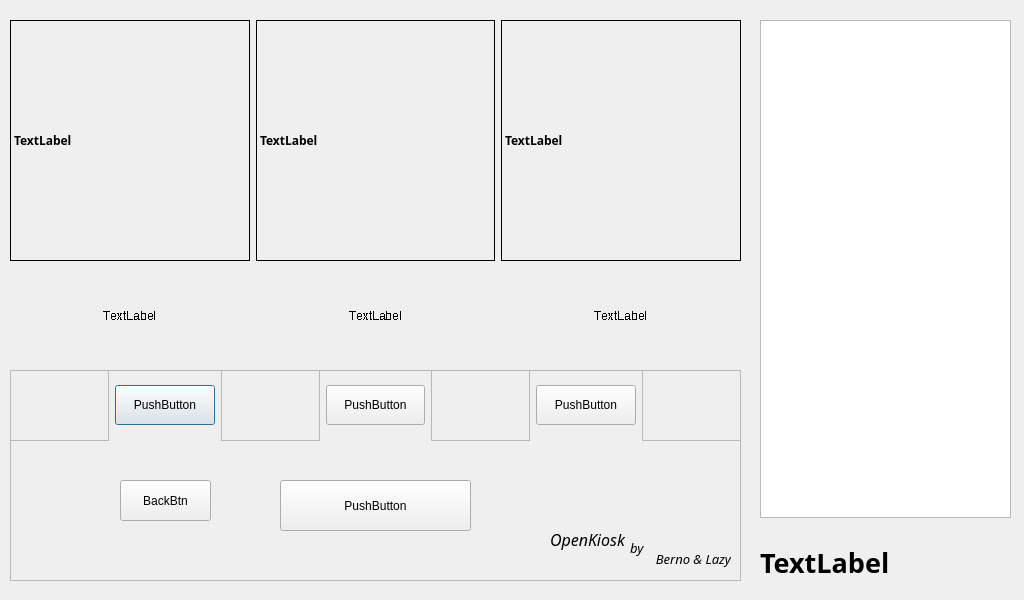
<?xml version="1.0" encoding="UTF-8"?>
<ui version="4.0">
 <class>Dialog</class>
 <widget class="QDialog" name="Dialog">
  <property name="enabled">
   <bool>true</bool>
  </property>
  <property name="geometry">
   <rect>
    <x>0</x>
    <y>0</y>
    <width>1024</width>
    <height>600</height>
   </rect>
  </property>
  <property name="windowTitle">
   <string>Dialog</string>
  </property>
  <property name="statusTip">
   <string/>
  </property>
  <widget class="QWidget" name="horizontalLayoutWidget">
   <property name="geometry">
    <rect>
     <x>10</x>
     <y>20</y>
     <width>731</width>
     <height>241</height>
    </rect>
   </property>
   <layout class="QHBoxLayout" name="horizontalLayout">
    <item>
     <widget class="QLabel" name="LeftLabel">
      <property name="font">
       <font>
        <family>나눔바른고딕</family>
        <weight>75</weight>
        <bold>true</bold>
       </font>
      </property>
      <property name="frameShape">
       <enum>QFrame::Box</enum>
      </property>
      <property name="text">
       <string>TextLabel</string>
      </property>
     </widget>
    </item>
    <item>
     <widget class="QLabel" name="MidLabel">
      <property name="font">
       <font>
        <family>나눔바른고딕</family>
        <weight>75</weight>
        <bold>true</bold>
       </font>
      </property>
      <property name="frameShape">
       <enum>QFrame::Box</enum>
      </property>
      <property name="text">
       <string>TextLabel</string>
      </property>
     </widget>
    </item>
    <item>
     <widget class="QLabel" name="RightLabel">
      <property name="font">
       <font>
        <family>나눔바른고딕</family>
        <weight>75</weight>
        <bold>true</bold>
       </font>
      </property>
      <property name="frameShape">
       <enum>QFrame::Box</enum>
      </property>
      <property name="text">
       <string>TextLabel</string>
      </property>
     </widget>
    </item>
   </layout>
  </widget>
  <widget class="QWidget" name="verticalLayoutWidget">
   <property name="geometry">
    <rect>
     <x>760</x>
     <y>20</y>
     <width>251</width>
     <height>561</height>
    </rect>
   </property>
   <layout class="QVBoxLayout" name="verticalLayout">
    <item>
     <widget class="QListView" name="ItemList">
      <property name="cursor" stdset="0">
       <cursorShape>PointingHandCursor</cursorShape>
      </property>
     </widget>
    </item>
    <item>
     <widget class="QLabel" name="label_4">
      <property name="text">
       <string/>
      </property>
     </widget>
    </item>
    <item>
     <widget class="QLabel" name="ResultLabel">
      <property name="font">
       <font>
        <family>나눔고딕 ExtraBold</family>
        <pointsize>20</pointsize>
        <weight>75</weight>
        <bold>true</bold>
       </font>
      </property>
      <property name="text">
       <string>TextLabel</string>
      </property>
     </widget>
    </item>
   </layout>
  </widget>
  <widget class="QWidget" name="horizontalLayoutWidget_2">
   <property name="geometry">
    <rect>
     <x>10</x>
     <y>280</y>
     <width>731</width>
     <height>71</height>
    </rect>
   </property>
   <layout class="QHBoxLayout" name="horizontalLayout_2">
    <item>
     <widget class="QLabel" name="LeftInfo">
      <property name="font">
       <font>
        <stylestrategy>NoAntialias</stylestrategy>
        <kerning>false</kerning>
       </font>
      </property>
      <property name="text">
       <string>TextLabel</string>
      </property>
      <property name="alignment">
       <set>Qt::AlignCenter</set>
      </property>
     </widget>
    </item>
    <item>
     <widget class="QLabel" name="MidInfo">
      <property name="font">
       <font>
        <stylestrategy>NoAntialias</stylestrategy>
        <kerning>false</kerning>
       </font>
      </property>
      <property name="text">
       <string>TextLabel</string>
      </property>
      <property name="alignment">
       <set>Qt::AlignCenter</set>
      </property>
     </widget>
    </item>
    <item>
     <widget class="QLabel" name="RightInfo">
      <property name="font">
       <font>
        <stylestrategy>NoAntialias</stylestrategy>
        <kerning>false</kerning>
       </font>
      </property>
      <property name="text">
       <string>TextLabel</string>
      </property>
      <property name="alignment">
       <set>Qt::AlignCenter</set>
      </property>
     </widget>
    </item>
   </layout>
  </widget>
  <widget class="QFrame" name="frame">
   <property name="geometry">
    <rect>
     <x>10</x>
     <y>370</y>
     <width>731</width>
     <height>211</height>
    </rect>
   </property>
   <property name="frameShape">
    <enum>QFrame::StyledPanel</enum>
   </property>
   <property name="frameShadow">
    <enum>QFrame::Raised</enum>
   </property>
   <widget class="QWidget" name="horizontalLayoutWidget_3">
    <property name="geometry">
     <rect>
      <x>0</x>
      <y>0</y>
      <width>731</width>
      <height>71</height>
     </rect>
    </property>
    <layout class="QHBoxLayout" name="horizontalLayout_3">
     <item>
      <widget class="QFrame" name="frame_4">
       <property name="frameShape">
        <enum>QFrame::StyledPanel</enum>
       </property>
       <property name="frameShadow">
        <enum>QFrame::Raised</enum>
       </property>
      </widget>
     </item>
     <item>
      <widget class="QPushButton" name="LeftBtn">
       <property name="minimumSize">
        <size>
         <width>0</width>
         <height>40</height>
        </size>
       </property>
       <property name="text">
        <string>PushButton</string>
       </property>
      </widget>
     </item>
     <item>
      <widget class="QFrame" name="frame_2">
       <property name="frameShape">
        <enum>QFrame::StyledPanel</enum>
       </property>
       <property name="frameShadow">
        <enum>QFrame::Raised</enum>
       </property>
      </widget>
     </item>
     <item>
      <widget class="QPushButton" name="MidBtn">
       <property name="minimumSize">
        <size>
         <width>0</width>
         <height>40</height>
        </size>
       </property>
       <property name="sizeIncrement">
        <size>
         <width>0</width>
         <height>0</height>
        </size>
       </property>
       <property name="text">
        <string>PushButton</string>
       </property>
       <property name="iconSize">
        <size>
         <width>16</width>
         <height>16</height>
        </size>
       </property>
       <property name="checkable">
        <bool>false</bool>
       </property>
       <property name="default">
        <bool>false</bool>
       </property>
       <property name="flat">
        <bool>false</bool>
       </property>
      </widget>
     </item>
     <item>
      <widget class="QFrame" name="frame_3">
       <property name="frameShape">
        <enum>QFrame::StyledPanel</enum>
       </property>
       <property name="frameShadow">
        <enum>QFrame::Raised</enum>
       </property>
      </widget>
     </item>
     <item>
      <widget class="QPushButton" name="RightBtn">
       <property name="minimumSize">
        <size>
         <width>0</width>
         <height>40</height>
        </size>
       </property>
       <property name="text">
        <string>PushButton</string>
       </property>
      </widget>
     </item>
     <item>
      <widget class="QFrame" name="frame_5">
       <property name="frameShape">
        <enum>QFrame::StyledPanel</enum>
       </property>
       <property name="frameShadow">
        <enum>QFrame::Raised</enum>
       </property>
      </widget>
     </item>
    </layout>
   </widget>
   <widget class="QPushButton" name="pushButton_5">
    <property name="geometry">
     <rect>
      <x>270</x>
      <y>110</y>
      <width>191</width>
      <height>51</height>
     </rect>
    </property>
    <property name="text">
     <string>PushButton</string>
    </property>
   </widget>
   <widget class="QPushButton" name="BackBtn">
    <property name="geometry">
     <rect>
      <x>110</x>
      <y>110</y>
      <width>91</width>
      <height>41</height>
     </rect>
    </property>
    <property name="text">
     <string>BackBtn</string>
    </property>
   </widget>
   <widget class="QLabel" name="label_9">
    <property name="geometry">
     <rect>
      <x>540</x>
      <y>150</y>
      <width>181</width>
      <height>31</height>
     </rect>
    </property>
    <property name="font">
     <font>
      <family>Bodoni MT</family>
      <pointsize>12</pointsize>
      <weight>50</weight>
      <italic>true</italic>
      <bold>false</bold>
      <kerning>false</kerning>
     </font>
    </property>
    <property name="text">
     <string>OpenKiosk</string>
    </property>
    <property name="alignment">
     <set>Qt::AlignBottom|Qt::AlignLeading|Qt::AlignLeft</set>
    </property>
   </widget>
   <widget class="QLabel" name="label_10">
    <property name="geometry">
     <rect>
      <x>610</x>
      <y>180</y>
      <width>111</width>
      <height>21</height>
     </rect>
    </property>
    <property name="font">
     <font>
      <family>Bodoni MT</family>
      <pointsize>10</pointsize>
      <italic>true</italic>
     </font>
    </property>
    <property name="text">
     <string>Berno &amp; Lazy</string>
    </property>
    <property name="alignment">
     <set>Qt::AlignRight|Qt::AlignTop|Qt::AlignTrailing</set>
    </property>
   </widget>
   <widget class="QLabel" name="label_11">
    <property name="geometry">
     <rect>
      <x>620</x>
      <y>170</y>
      <width>21</width>
      <height>16</height>
     </rect>
    </property>
    <property name="font">
     <font>
      <family>Bodoni MT</family>
      <pointsize>10</pointsize>
      <italic>true</italic>
     </font>
    </property>
    <property name="text">
     <string>by</string>
    </property>
   </widget>
  </widget>
 </widget>
 <resources/>
 <connections/>
</ui>
